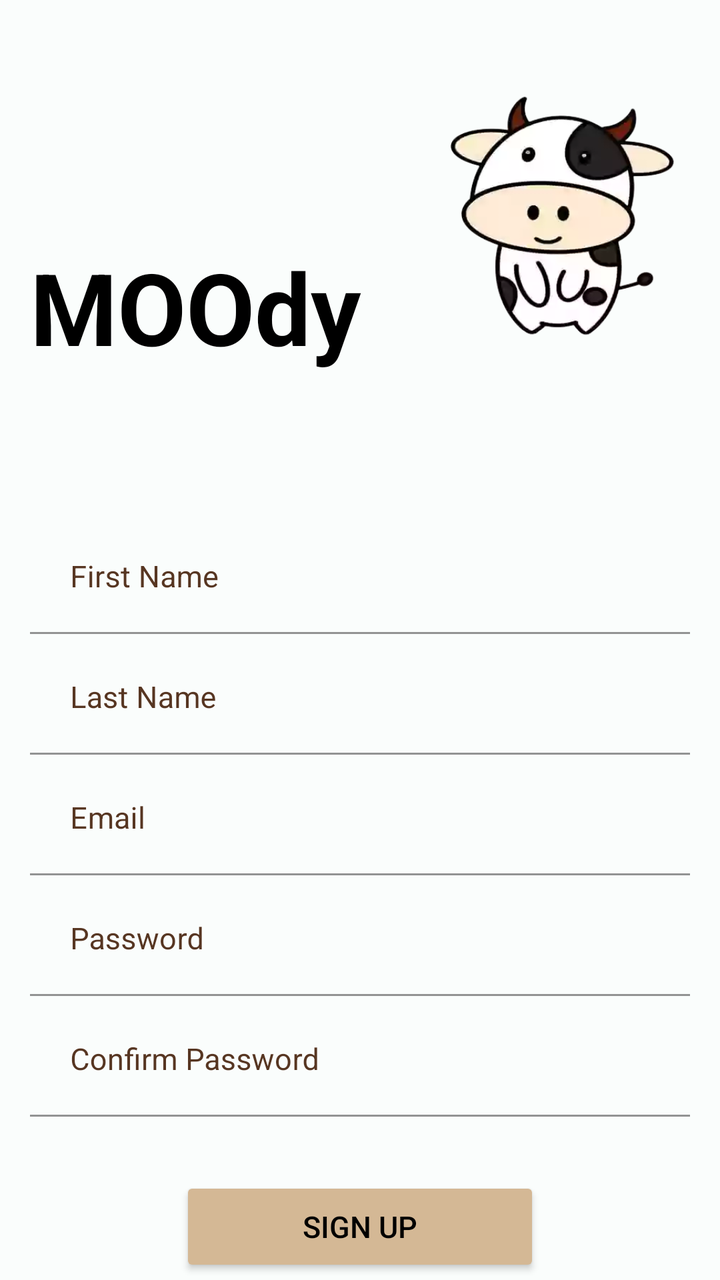
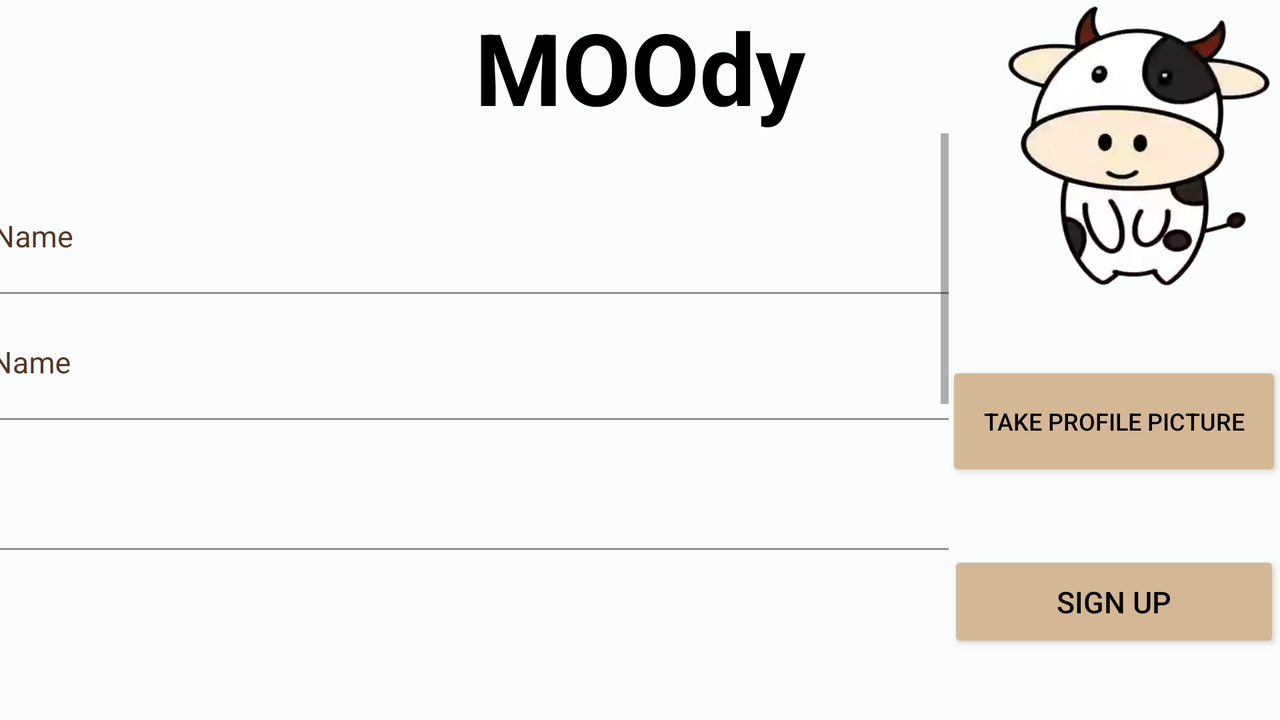

One screen, two layout resources from the same app: the default and the author's alternative for another configuration. Each is rendered where Android would select it; the XML of both is given below.
<!-- AndroidManifest.xml: application theme Theme.MOOdy -->
<!-- res/layout/activity_sign_up.xml -->
<?xml version="1.0" encoding="utf-8"?>
<androidx.constraintlayout.widget.ConstraintLayout xmlns:android="http://schemas.android.com/apk/res/android"
    xmlns:app="http://schemas.android.com/apk/res-auto"
    xmlns:tools="http://schemas.android.com/tools"
    android:layout_width="match_parent"
    android:layout_height="match_parent"
    android:background="@color/beige"
    tools:context=".SignUpActivity">

    
    <RelativeLayout
        android:id="@+id/signup_heading"
        android:layout_width="match_parent"
        android:layout_height="wrap_content"
        android:layout_marginLeft="15dp"
        android:layout_marginRight="15dp"
        android:layout_marginBottom="500dp"
        app:layout_constraintBottom_toTopOf="@id/layout_signup_section"
        app:layout_constraintEnd_toEndOf="parent"
        app:layout_constraintStart_toStartOf="parent"
        app:layout_constraintTop_toTopOf="parent">

        <LinearLayout
            android:id="@+id/moody_heading"
            android:layout_width="match_parent"
            android:layout_height="wrap_content">

            <TextView
                android:id="@+id/moodytxt_heading"
                android:layout_width="wrap_content"
                android:layout_height="wrap_content"
                android:layout_marginLeft="0dp"
                android:layout_marginTop="120dp"
                android:layout_marginRight="0dp"
                android:text="MOOdy"
                android:textColor="@color/black"
                android:textSize="50dp"
                android:textStyle="bold"></TextView>

            <ImageView
                android:id="@+id/moodyimg_heading"
                android:layout_width="match_parent"
                android:layout_height="match_parent"
                android:layout_marginLeft="40dp"
                android:layout_marginTop="30dp"
                android:adjustViewBounds="true"
                android:maxWidth="160dp"
                android:maxHeight="80dp"
                app:srcCompat="@drawable/signup_login_cow"></ImageView>
        </LinearLayout>

    </RelativeLayout>

    <ScrollView
        android:id="@+id/layout_signup_section"
        android:layout_width="match_parent"
        android:layout_height="wrap_content"
        android:layout_marginTop="50dp"
        app:layout_constraintTop_toBottomOf="@id/signup_heading">

        
        <androidx.constraintlayout.widget.ConstraintLayout
            android:layout_width="match_parent"
            android:layout_height="match_parent"
            android:focusable="true"
            android:focusableInTouchMode="true">

            <com.google.android.material.textfield.TextInputLayout
                android:id="@+id/layout_first_name"
                android:layout_width="match_parent"
                android:layout_height="wrap_content"
                android:layout_marginLeft="15dp"
                android:layout_marginTop="20dp"
                android:layout_marginRight="15dp"
                android:hint="First Name"
                android:textColorHint="@color/brown"
                app:layout_constraintEnd_toEndOf="parent"
                app:layout_constraintStart_toStartOf="parent"
                app:layout_constraintTop_toTopOf="parent"
                app:layout_constraintWidth_percent="0.8">

                <com.google.android.material.textfield.TextInputEditText
                    android:id="@+id/et_first_name"
                    android:layout_width="match_parent"
                    android:layout_height="wrap_content"
                    android:background="@color/beige"
                    android:gravity="left"
                    android:padding="20dp"
                    android:textColor="@color/black"
                    android:textColorHint="@color/brown"
                    android:textSize="15sp" />
            </com.google.android.material.textfield.TextInputLayout>

            
            <com.google.android.material.textfield.TextInputLayout
                android:id="@+id/layout_last_name"
                android:layout_width="match_parent"
                android:layout_height="wrap_content"
                android:layout_marginLeft="15dp"
                android:layout_marginTop="0dp"
                android:layout_marginRight="15dp"
                android:hint="Last Name"
                android:textColorHint="@color/brown"
                app:layout_constraintEnd_toEndOf="parent"
                app:layout_constraintStart_toStartOf="parent"
                app:layout_constraintTop_toBottomOf="@+id/layout_first_name"
                app:layout_constraintWidth_percent="0.8">

                <com.google.android.material.textfield.TextInputEditText
                    android:id="@+id/et_last_name"
                    android:layout_width="match_parent"
                    android:layout_height="wrap_content"
                    android:background="@color/beige"
                    android:gravity="left"
                    android:padding="20dp"
                    android:textColor="@color/black"
                    android:textColorHint="@color/brown"
                    android:textSize="15sp" />
            </com.google.android.material.textfield.TextInputLayout>

            
            <com.google.android.material.textfield.TextInputLayout
                android:id="@+id/layout_email"
                android:layout_width="match_parent"
                android:layout_height="wrap_content"
                android:layout_marginLeft="15dp"
                android:layout_marginTop="0dp"
                android:layout_marginRight="15dp"
                android:hint="Email"
                android:textColorHint="@color/brown"
                app:layout_constraintEnd_toEndOf="parent"
                app:layout_constraintStart_toStartOf="parent"
                app:layout_constraintTop_toBottomOf="@+id/layout_last_name"
                app:layout_constraintWidth_percent="0.8">

                <com.google.android.material.textfield.TextInputEditText
                    android:id="@+id/et_email"
                    android:layout_width="match_parent"
                    android:layout_height="wrap_content"
                    android:background="@color/beige"
                    android:gravity="left"
                    android:padding="20dp"
                    android:textColor="@color/black"
                    android:textColorHint="@color/brown"
                    android:textSize="15sp" />
            </com.google.android.material.textfield.TextInputLayout>

            
            <com.google.android.material.textfield.TextInputLayout
                android:id="@+id/layout_password"
                android:layout_width="match_parent"
                android:layout_height="wrap_content"
                android:layout_marginLeft="15dp"
                android:layout_marginTop="0dp"
                android:layout_marginRight="15dp"
                android:hint="Password"
                android:textColorHint="@color/brown"
                app:layout_constraintEnd_toEndOf="parent"
                app:layout_constraintStart_toStartOf="parent"
                app:layout_constraintTop_toBottomOf="@+id/layout_email"
                app:layout_constraintWidth_percent="0.8">

                <com.google.android.material.textfield.TextInputEditText
                    android:id="@+id/et_password"
                    android:layout_width="match_parent"
                    android:layout_height="wrap_content"
                    android:background="@color/beige"
                    android:gravity="left"
                    android:inputType="textPassword"
                    android:padding="20dp"
                    android:textColor="@color/black"
                    android:textColorHint="@color/brown"
                    android:textSize="15sp" />
            </com.google.android.material.textfield.TextInputLayout>


            
            <com.google.android.material.textfield.TextInputLayout
                android:id="@+id/layout_confirm_password"
                android:layout_width="match_parent"
                android:layout_height="wrap_content"
                android:layout_marginLeft="15dp"
                android:layout_marginTop="0dp"
                android:layout_marginRight="15dp"
                android:textColorHint="@color/brown"
                app:layout_constraintEnd_toEndOf="parent"
                app:layout_constraintStart_toStartOf="parent"
                app:layout_constraintTop_toBottomOf="@+id/layout_password"
                app:layout_constraintWidth_percent="0.8">

                <com.google.android.material.textfield.TextInputEditText
                    android:id="@+id/et_confirm_password"
                    android:layout_width="match_parent"
                    android:layout_height="wrap_content"
                    android:background="@color/beige"
                    android:gravity="left"
                    android:hint="Confirm Password"
                    android:inputType="textPassword"
                    android:padding="20dp"
                    android:textColor="@color/black"
                    android:textColorHint="@color/brown"
                    android:textSize="15sp" />
            </com.google.android.material.textfield.TextInputLayout>


            <Button
                android:id="@+id/signup_button_signup"
                android:layout_width="0dp"
                android:layout_height="50dp"
                android:layout_marginTop="30dp"
                android:backgroundTint="@color/button_background"
                android:elevation="2dp"
                android:text="Sign Up"
                android:textAllCaps="true"
                android:textColor="@color/black"
                android:textSize="15sp"
                app:layout_constraintEnd_toEndOf="parent"
                app:layout_constraintStart_toStartOf="parent"
                app:layout_constraintTop_toBottomOf="@+id/layout_confirm_password"
                app:layout_constraintWidth_percent="0.5" />

        </androidx.constraintlayout.widget.ConstraintLayout>

    </ScrollView>


</androidx.constraintlayout.widget.ConstraintLayout>
<!-- resources referenced by this layout -->
<resources>
  <color name="beige">#FAFDFC</color>
  <color name="black">#FF000000</color>
  <color name="brown">#573622</color>
  <color name="button_background">#D4B895</color>
  <!-- drawable signup_login_cow: png bitmap (drawable-v24, 59740 bytes) -->
  <style name="Theme.MOOdy" parent="Theme.MaterialComponents.DayNight.DarkActionBar">
          
          <item name="colorPrimary">@color/purple_500</item>
          <item name="colorPrimaryVariant">@color/purple_700</item>
          <item name="colorOnPrimary">@color/white</item>
          
          <item name="colorSecondary">@color/teal_200</item>
          <item name="colorSecondaryVariant">@color/teal_700</item>
          <item name="colorOnSecondary">@color/black</item>
          
          <item name="android:statusBarColor" tools:targetApi="l">?attr/colorPrimaryVariant</item>
          
      </style>
  <color name="purple_500">#FF6200EE</color>
  <color name="purple_700">#FF3700B3</color>
  <color name="white">#FFFFFFFF</color>
  <color name="teal_200">#FF03DAC5</color>
  <color name="teal_700">#FF018786</color>
</resources>
<!-- res/layout-land/activity_sign_up.xml (the author's variant of the layout above) -->
<!-- drawn on the phone turned sideways -->
<?xml version="1.0" encoding="utf-8"?>
<androidx.constraintlayout.widget.ConstraintLayout xmlns:android="http://schemas.android.com/apk/res/android"
    xmlns:app="http://schemas.android.com/apk/res-auto"
    xmlns:tools="http://schemas.android.com/tools"
    android:layout_width="match_parent"
    android:layout_height="match_parent"
    android:background="@color/beige"
    tools:context=".SignUpActivity">

    
    <ImageView
        android:id="@+id/moodyimg_heading"
        android:layout_width="157dp"
        android:layout_height="147dp"
        android:layout_marginStart="19dp"
        android:adjustViewBounds="true"
        android:maxWidth="160dp"
        android:maxHeight="80dp"
        app:layout_constraintEnd_toEndOf="parent"
        app:layout_constraintStart_toEndOf="@+id/layout_signup_section"
        app:layout_constraintTop_toTopOf="parent"
        app:srcCompat="@drawable/signup_login_cow"></ImageView>

    <TextView
        android:id="@+id/moodytxt_heading"
        android:layout_width="wrap_content"
        android:layout_height="wrap_content"
        android:text="MOOdy"
        android:textColor="@color/black"
        android:textSize="50dp"
        android:textStyle="bold"
        app:layout_constraintEnd_toEndOf="parent"
        app:layout_constraintStart_toStartOf="parent"
        app:layout_constraintTop_toTopOf="parent"></TextView>

    <Button
        android:id="@+id/signup_button_signup"
        android:layout_width="166dp"
        android:layout_height="51dp"
        android:backgroundTint="@color/button_background"
        android:elevation="2dp"
        android:text="Sign Up"
        android:textAllCaps="true"
        android:textColor="@color/black"
        android:textSize="15sp"
        app:layout_constraintBottom_toBottomOf="parent"
        app:layout_constraintEnd_toEndOf="parent"
        app:layout_constraintStart_toEndOf="@+id/layout_signup_section"
        app:layout_constraintTop_toBottomOf="@+id/take_profile_pic"
        app:layout_constraintWidth_percent="0.5" />

    <Button
        android:id="@+id/take_profile_pic"
        android:layout_width="168dp"
        android:layout_height="60dp"
        android:layout_marginBottom="1dp"
        android:backgroundTint="@color/button_background"
        android:elevation="2dp"
        android:text="Take Profile Picture"
        android:textAllCaps="true"
        android:textColor="@color/black"
        android:textSize="12sp"
        app:layout_constraintBottom_toTopOf="@+id/signup_button_signup"
        app:layout_constraintEnd_toEndOf="parent"
        app:layout_constraintStart_toEndOf="@+id/layout_signup_section"
        app:layout_constraintTop_toBottomOf="@+id/moodyimg_heading"
        app:layout_constraintWidth_percent="0.5" />

    <ScrollView
        android:id="@+id/layout_signup_section"
        android:layout_width="547dp"
        android:layout_height="220dp"
        app:layout_constraintEnd_toStartOf="@+id/moodyimg_heading"
        app:layout_constraintStart_toStartOf="parent"
        app:layout_constraintTop_toBottomOf="@+id/moodytxt_heading">
        app:layout_constraintBottom_toEndOf="parent"

        <androidx.constraintlayout.widget.ConstraintLayout
            android:layout_width="match_parent"
            android:layout_height="match_parent"
            android:focusable="true"
            android:focusableInTouchMode="true">

            
            <ScrollView
                android:layout_width="match_parent"
                android:layout_height="match_parent"
                app:layout_constraintBottom_toBottomOf="parent"
                app:layout_constraintEnd_toEndOf="parent"
                app:layout_constraintStart_toStartOf="parent"
                app:layout_constraintTop_toTopOf="parent">

                <LinearLayout
                    android:layout_width="match_parent"
                    android:layout_height="wrap_content"
                    android:orientation="vertical">

                    <com.google.android.material.textfield.TextInputLayout
                        android:id="@+id/layout_first_name"
                        android:layout_width="match_parent"
                        android:layout_height="63dp"
                        android:layout_marginLeft="15dp"
                        android:layout_marginTop="20dp"
                        android:textColorHint="@color/brown"
                        app:layout_constraintWidth_percent="0.8">

                        <com.google.android.material.textfield.TextInputEditText
                            android:id="@+id/et_first_name"
                            android:layout_width="match_parent"
                            android:layout_height="wrap_content"
                            android:background="@color/beige"
                            android:gravity="left"
                            android:hint="First Name"
                            android:padding="20dp"
                            android:textColor="@color/black"
                            android:textColorHint="@color/brown"
                            android:textSize="15sp" />

                    </com.google.android.material.textfield.TextInputLayout>

                    <com.google.android.material.textfield.TextInputLayout
                        android:id="@+id/layout_last_name"
                        android:layout_width="match_parent"
                        android:layout_height="65dp"
                        android:layout_marginLeft="15dp"
                        android:textColorHint="@color/brown"
                        app:layout_constraintWidth_percent="0.8">

                        <com.google.android.material.textfield.TextInputEditText
                            android:id="@+id/et_last_name"
                            android:layout_width="match_parent"
                            android:layout_height="wrap_content"
                            android:background="@color/beige"
                            android:gravity="left"
                            android:hint="Last Name"
                            android:padding="20dp"
                            android:textColor="@color/black"
                            android:textColorHint="@color/brown"
                            android:textSize="15sp" />
                    </com.google.android.material.textfield.TextInputLayout>

                    <com.google.android.material.textfield.TextInputLayout
                        android:id="@+id/layout_email"
                        android:layout_width="match_parent"
                        android:layout_height="63dp"
                        android:layout_marginLeft="15dp"
                        android:textColorHint="@color/brown"
                        app:layout_constraintWidth_percent="0.8">

                        <com.google.android.material.textfield.TextInputEditText
                            android:id="@+id/et_email"
                            android:layout_width="match_parent"
                            android:layout_height="wrap_content"
                            android:background="@color/beige"
                            android:gravity="left"
                            android:hint="Email"
                            android:padding="20dp"
                            android:textColor="@color/black"
                            android:textColorHint="@color/brown"
                            android:textSize="15sp" />

                    </com.google.android.material.textfield.TextInputLayout>

                    <com.google.android.material.textfield.TextInputLayout
                        android:id="@+id/layout_password"
                        android:layout_width="match_parent"
                        android:layout_height="wrap_content"
                        android:layout_marginLeft="15dp"
                        android:textColorHint="@color/brown"
                        app:layout_constraintWidth_percent="0.8">

                        <com.google.android.material.textfield.TextInputEditText
                            android:id="@+id/et_password"
                            android:layout_width="match_parent"
                            android:layout_height="wrap_content"
                            android:background="@color/beige"
                            android:gravity="left"
                            android:hint="Password"
                            android:inputType="textPassword"
                            android:padding="20dp"
                            android:textColor="@color/black"
                            android:textColorHint="@color/brown"
                            android:textSize="15sp" />
                    </com.google.android.material.textfield.TextInputLayout>

                    <com.google.android.material.textfield.TextInputLayout
                        android:id="@+id/layout_confirm_password"
                        android:layout_width="match_parent"
                        android:layout_height="61dp"
                        android:layout_marginLeft="15dp"
                        android:textColorHint="@color/brown"
                        app:layout_constraintWidth_percent="0.8">

                        <com.google.android.material.textfield.TextInputEditText
                            android:id="@+id/et_confirm_password"
                            android:layout_width="match_parent"
                            android:layout_height="wrap_content"
                            android:background="@color/beige"
                            android:gravity="left"
                            android:hint="Confirm Password"
                            android:inputType="textPassword"
                            android:padding="20dp"
                            android:textColor="@color/black"
                            android:textColorHint="@color/brown"
                            android:textSize="15sp" />

                    </com.google.android.material.textfield.TextInputLayout>

                    <Space
                        android:layout_width="wrap_content"
                        android:layout_height="25dp"
                        android:layout_weight="1" />

                </LinearLayout>
            </ScrollView>

            

            

            


            


        </androidx.constraintlayout.widget.ConstraintLayout>

    </ScrollView>


</androidx.constraintlayout.widget.ConstraintLayout>
